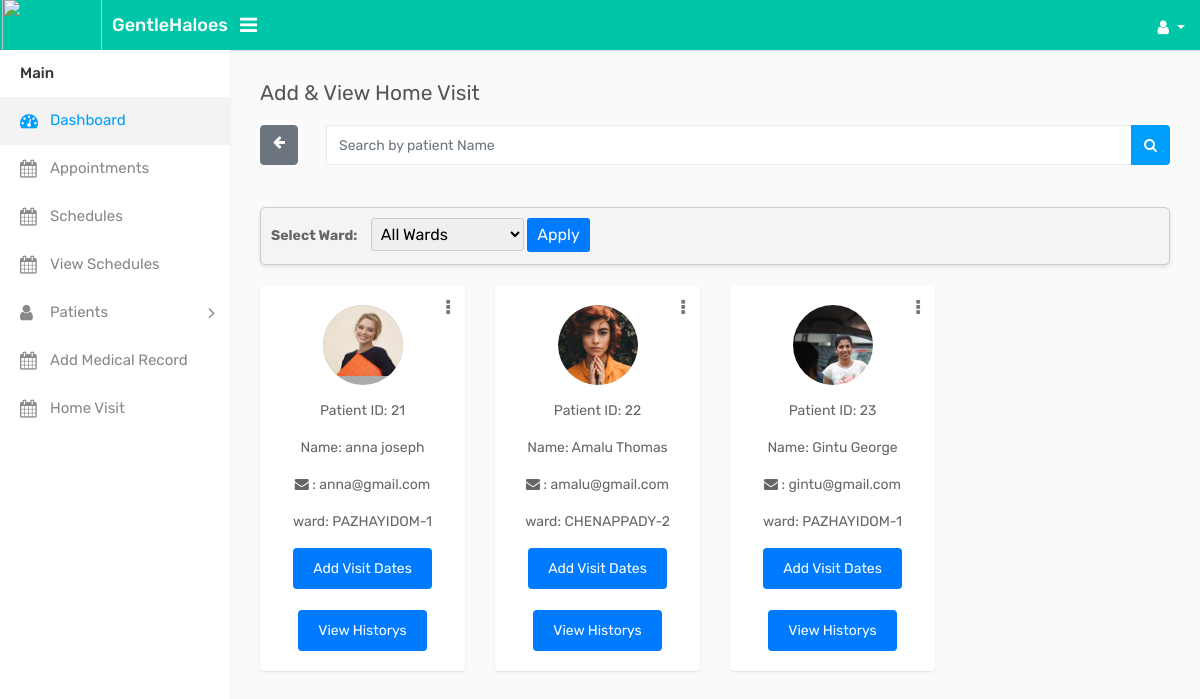
The page /Home_visit/ on the database its author committed.
### GHapp/models.py (models this page shows, shortened)
class PatientProfile(models.Model):
    nurses = models.ForeignKey(Nurse, on_delete=models.CASCADE, null=True, blank=True, related_name='patients')
    panchayath = models.CharField(max_length=100, null=True,blank=True)
    user = models.OneToOneField(CustomUser, on_delete=models.CASCADE, blank=True, null=True)
    first_name = models.CharField(max_length=100, null=True,blank=True)
    last_name = models.CharField(max_length=100,null=True,blank=True)
    birth_date = models.CharField(max_length=100,null=True,blank=True)
    email = models.EmailField(max_length=100,null=True,blank=True)
    profile_pic = models.ImageField(upload_to='profile_pics/', null=True, blank=True)
    gender = models.CharField(max_length=10, choices=[('Male', 'Male'), ('Female', 'Female')],null=True,blank=True)
    house_name = models.CharField(max_length=100, null=True,blank=True)
    house_no = models.IntegerField(null=True,blank=True)
    address = models.CharField(max_length=255,null=True,blank=True)
    ward = models.CharField(max_length=50,null=True,blank=True)
    pin_code = models.IntegerField(null=True,blank=True)
    phone_number = models.IntegerField(null=True,blank=True)
    current_diagnosis = models.CharField(max_length=100, null=True,blank=True)
    past_med_condition = models.CharField(max_length=100, null=True,blank=True)
    surgical_history = models.CharField(max_length=100, null=True,blank=True)
    allergies = models.CharField(max_length=100, null=True,blank=True)
    height = models.IntegerField(null=True,blank=True)
    weight = models.IntegerField(null=True,blank=True)
    bmi = models.IntegerField(null=True,blank=True)
    medication_names = models.CharField(max_length=100, null=True,blank=True)
    dosage = models.CharField(max_length=12,null=True,blank=True)
    frequency = models.CharField(max_length=12,null=True,blank=True)
    is_active = models.BooleanField(default=True,null=True,blank=True)

### GHapp/views.py (the view)
# urls.py: path('Home_visit/', views.Home_visit, name='Home_visit'),
def Home_visit(request):
    ward_filter = request.GET.get('ward')
    if ward_filter:
        patients = PatientProfile.objects.filter(ward=ward_filter)
    else:
        patients = PatientProfile.objects.all()
    ward_numbers = PatientProfile.objects.values_list('ward', flat=True).distinct()
    return render(request, 'asha_temp/home_visit.html', {'patients': patients, 'ward_numbers': ward_numbers})

### templates/asha_temp/Home_visit.html (shortened to what this page needs)
{% load static %}
<!DOCTYPE html>
<html lang="en">
<head>
    <link rel="stylesheet" type="text/css" href="{% static 'assets/css/bootstrap.min.css' %}">
    <link rel="stylesheet" type="text/css" href="{% static 'assets/css/font-awesome.min.css' %}">
    <link rel="stylesheet" type="text/css" href="{% static 'assets/css/style.css' %}">
</head>
<body>
    <div class="main-wrapper">
        <div class="header">
			<div class="header-left">
				<a href="{% url 'asha_index' %}" class="logo">
					<img src="{% static 'images/ghbc1.png' %}" width="100" height="55" alt=""><span>GentleHaloes</span>
				</a>
			</div>
			 <a id="toggle_btn" href="javascript:void(0);"><i class="fa fa-bars"></i></a>
            <ul class="nav user-menu float-right">
                <li class="nav-item dropdown has-arrow">
                    <a href="#" class="dropdown-toggle nav-link user-link" data-toggle="dropdown">
                        <i class="fa fa-user" aria-hidden="true"></i>
                    </a>
                </li>
        </div>
        <div class="sidebar" id="sidebar">
            <div class="sidebar-inner slimscroll">
                <div id="sidebar-menu" class="sidebar-menu">
                    <ul>
                        <li class="menu-title">Main</li>
                        <li class="active">
                            <a href="{% url 'asha_index' %}"><i class="fa fa-dashboard"></i> <span>Dashboard</span></a>
                        </li>
                        <li>
                            <a href="{% url 'asha_approved_appo' %}"><i class="fa fa-calendar"></i> <span>Appointments</span></a>
                        </li>
                        <li>
                            <a href="{% url 'asha_timeslots'%}"><i class="fa fa-calendar"></i> <span>Schedules</span></a>
                        </li>
                        <li>
                            <a href="{% url 'asha_timeslots_shows'%}"><i class="fa fa-calendar"></i> <span>View Schedules</span></a>
                        </li>
                        <li class="submenu">
							<a href="#"><i class="fa fa-user"></i> <span>Patients </span> <span class="menu-arrow"></span></a>
						</li>
                        <li>
                            <a href="{% url 'add_view_rec' %}"><i class="fa fa-calendar"></i> <span>Add Medical Record</span></a>
                        </li>
                        <li>
                            <a href="{% url 'Home_visit'%}"><i class="fa fa-calendar"></i> <span>Home Visit</span></a>
                        </li>
                    </ul>
                </div>
            </div>
        </div>
        <div class="page-wrapper">
            <div class="content">
                <div class="row">
                    <div class="col-sm-4 col-3">
                        <h4 class="page-title">Add & View Home Visit </h4>
                    </div>
                </div>
                <div class="row">
                    <div class="col-md-12">
                        <form id="search-form" method="GET" action="{% url 'asha_search_patient' %}">
                            <div class="input-group">
                                <a href="{% url 'add_view_rec' %}" class="btn btn-secondary"><i class="fa fa-arrow-left"></i></a>&ensp;&ensp;&ensp;&ensp;
                                <input type="text" class="form-control" name="patientname" placeholder="Search by patient Name">
                                <div class="input-group-append">
                                    <button class="btn btn-primary" type="submit"><i class="fa fa-search"></i> </button>
                                </div>
                            </div>
                        </form>
                    </div>
                </div><br><br>
                <div class="search-bar">
                    <form method="GET" action="{% url 'add_view_rec' %}">
                        <label for="ward">Select Ward:</label>
                        <select name="ward" id="ward">
                            <option value="">All Wards</option>
                        </select>
                        <button type="submit">Apply</button>
                    </form>
                </div>
                <div class="row doctor-grid">
                    {% for patient in patients %}
                    <div class="col-md-4 col-sm-4  col-lg-3">
                        <div class="profile-widget">
                            <div class="doctor-img">
                                <a class="avatar" href="profile.html">
                                    <img alt="" src="{{ patient.profile_pic.url }}">
                                </a>
                            </div>
                            <div class="dropdown profile-action">
                                <a href="#" class="action-icon dropdown-toggle" data-toggle="dropdown" aria-expanded="false"><i class="fa fa-ellipsis-v"></i></a>
                            </div>
                            <div>
                                <p>Patient ID: {{ patient.id}}</p>
                                <p>Name: {{ patient.first_name }} {{ patient.last_name }}</p>
                                <p><i class="fa fa-envelope"></i> : {{ patient.email }}</p>
                                <p>ward: {{ patient.ward }}</p>
                            </div>
                            <form method="GET" action="{% url 'add_home_visit' patient.id %}">
                                <button type="submit" class="btn-show-medical-record">Add Visit Dates</button>
                            </form><br>
                            <form method="get" action="{% url 'view_visit_history' patient.id %}">
                                <button type="submit" class="btn-show-medical-record" >View Historys</button>
                              </form>
                        </div>
                    </div>
                    {% endfor %}
                </div>
            </div>
        </div>
    </div>
</body>
</html>

### templates/asha_temp/Home_visit.html (style rules this page uses)
.btn-show-medical-record { display: inline-block; padding: 10px 20px; background-color: #007BFF; color: #fff; border: none; border-radius: 4px; text-decoration: none; transition: background-color 0.3s ease; }
.header { background-color: #00c6a9; left: 0; position: fixed; right: 0; top: 0; z-index: 1039; height: 50px; box-shadow: 0 1px 1px rgba(0, 0, 0, 0.1); }
.search-bar { background-color: #f4f4f4; padding: 10px; margin-bottom: 20px; border: 1px solid #ccc; border-radius: 5px; box-shadow: 0 2px 4px rgba(0, 0, 0, 0.1); }
.search-bar label { margin-right: 10px; font-weight: bold; }
.search-bar select { padding: 5px; border: 1px solid #ccc; border-radius: 3px; font-size: 16px; }
.search-bar button { background-color: #007bff; color: #fff; border: none; border-radius: 3px; padding: 5px 10px; font-size: 16px; cursor: pointer; transition: background-color 0.3s; }

### rows shown on the page
PatientProfile: profile_pic (picture), id "21", first_name "anna", last_name "joseph", email "anna@gmail.com", ward "PAZHAYIDOM-1"
PatientProfile: profile_pic (picture), id "22", first_name "Amalu", last_name "Thomas", email "amalu@gmail.com", ward "CHENAPPADY-2"
PatientProfile: profile_pic (picture), id "23", first_name "Gintu", last_name "George", email "gintu@gmail.com", ward "PAZHAYIDOM-1"
